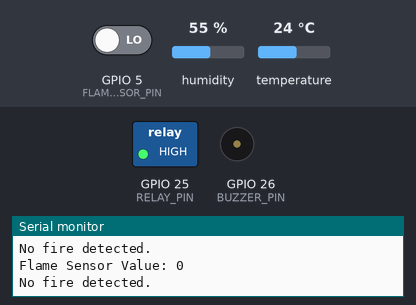
Recording of a sketch running on a simulated ESP32. Shown: switched loads named in the sketch (green lamp = pin HIGH), buzzer (waves = sounding), the last lines printed to the serial monitor. Inputs (shaded band) come from the test bench; at power-on: GPIO 5 (FLAME_SENSOR_PIN) LOW, humidity 55 %, temperature 24 °C. The modem accepts every AT command (registered, SIM ready, sends succeed) and sends nothing else.

Above: at 15.2 s.
15.3 s: GPIO 5 (FLAME_SENSOR_PIN) driven HIGH
At 15.8 s:
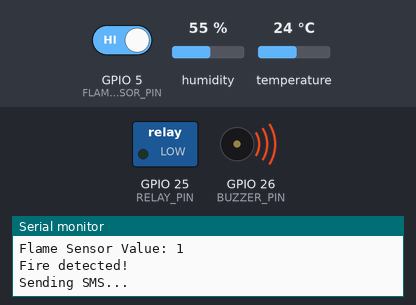
Timing chart, 0 to 22.8 s (numbered marks = the images above; inputs shaded):
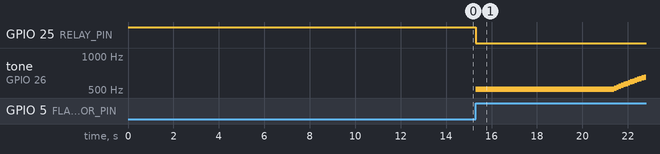

Measured:
- after the input at 15.3 s, GPIO 25 (RELAY_PIN): HIGH → LOW at once; tone on GPIO 26 (BUZZER_PIN): plays 510 Hz for 6.1 s, 520 Hz for 0.10 s, 530 Hz for 0.10 s, 540 Hz for 0.10 s, 550 Hz for 0.10 s, 560 Hz for 0.10 s … (15 notes in this stretch), starting at once

The sketch:

FireF2.ino
```cpp
#include <Wire.h>
#include <Adafruit_Sensor.h>
#include <DHT.h>
#include <DHT_U.h>
#include <SoftwareSerial.h>

#define FLAME_SENSOR_PIN 5
#define DHT_PIN 4
#define DHT_TYPE DHT22
#define RELAY_PIN 25
#define BUZZER_PIN 26

DHT dht(DHT_PIN, DHT_TYPE);
SoftwareSerial gsmSerial(17, 16);
bool smsSent = false;
unsigned long previousMillis = 0;
int frequency = 500;
bool increasing = true;

void setup() {
  Serial.begin(115200);
  gsmSerial.begin(9600);
  dht.begin();
  pinMode(FLAME_SENSOR_PIN, INPUT);
  pinMode(RELAY_PIN, OUTPUT);
  pinMode(BUZZER_PIN, OUTPUT);
  digitalWrite(RELAY_PIN, HIGH);
  digitalWrite(BUZZER_PIN, LOW);
  delay(10000);
  gsmSerial.println("AT");
  delay(1000);
  gsmSerial.println("AT+CSMINS?");
  delay(1000);
  gsmSerial.println("AT+CREG?");
  delay(1000);
  gsmSerial.println("AT+CSQ");
  delay(1000);
}

void loop() {
  int val = digitalRead(FLAME_SENSOR_PIN);
  Serial.print("Flame Sensor Value: ");
  Serial.println(val);

  if (val == HIGH) {
    Serial.println("Fire detected!");
    digitalWrite(RELAY_PIN, LOW);
    unsigned long currentMillis = millis();
    if (currentMillis - previousMillis >= 10) {
      previousMillis = currentMillis;
      if (increasing) {
        frequency += 10;
        if (frequency >= 1000) increasing = false;
      } else {
        frequency -= 10;
        if (frequency <= 500) increasing = true;
      }
      tone(BUZZER_PIN, frequency);
    }
    if (!smsSent) {
      float temperature = dht.readTemperature();
      float humidity = dht.readHumidity();
      String message = "Warning! Fire detected! Temp: " + String(temperature) + "C, Humidity: " + String(humidity) + "%";
      sendSMS("09751969408", message);
      smsSent = true;
    }
  } else {
    Serial.println("No fire detected.");
    digitalWrite(RELAY_PIN, HIGH);
    noTone(BUZZER_PIN);
    smsSent = false;
  }
  delay(100);
}

void sendSMS(String phoneNumber, String message) {
  Serial.println("Sending SMS...");
  gsmSerial.println("AT+CMGF=1");
  delay(1000);
  gsmSerial.println("AT+CMGS=\"" + phoneNumber + "\"");
  delay(1000);
  gsmSerial.print(message);
  delay(1000);
  gsmSerial.write(26);
  delay(3000);
}
```
